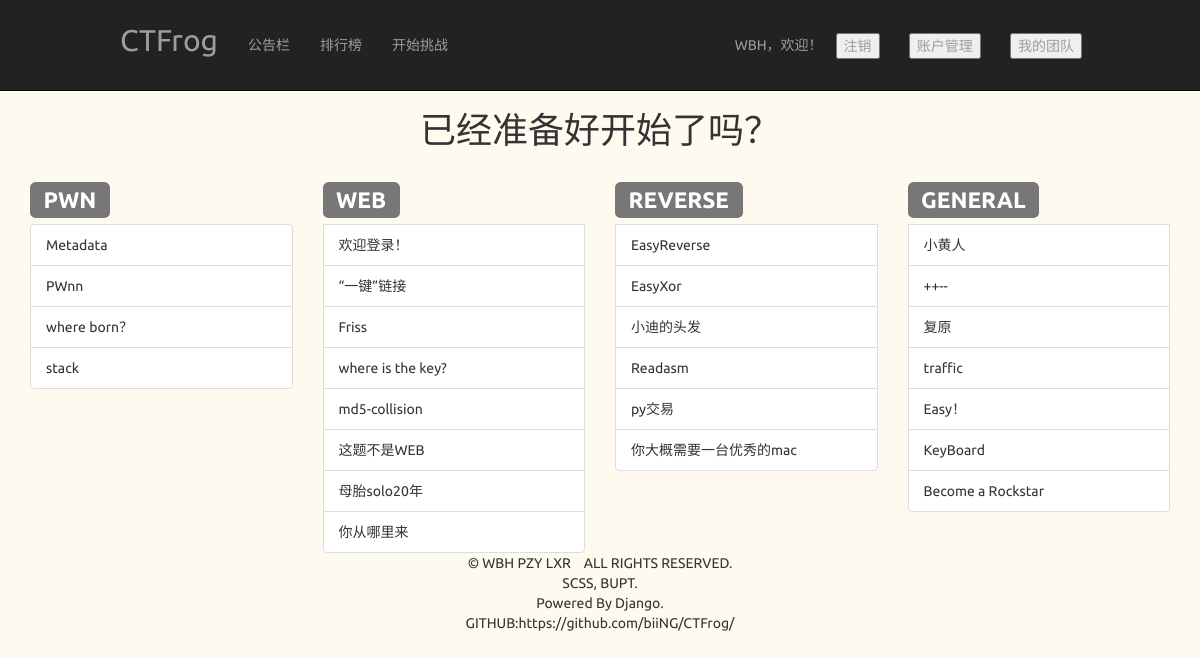
/challenge/ (signed in), run on the app's committed database.
### challenge/models.py (models this page shows, shortened)
class Challenge(models.Model):
    title = models.CharField(max_length=20, unique=True)
    category = models.CharField(max_length=10)
    description = models.TextField(max_length=200, blank=True, default="")
    bonus = models.IntegerField()
    flag = models.CharField(max_length=200)
    file = models.FileField(null=True, upload_to='ChallengeFiles/')
    url = models.URLField(null=True)
    finishMe = models.ManyToManyField(User,through='WhoFinishMe')
    finishedtimes = models.IntegerField(default=0)

### challenge/views.py (the view)
# urls.py: path('', views.ChallengeHome, name='challenge-home'),
def ChallengeHome(request):
    all_challenges = Challenge.objects.all()
    if request.session.get('is_login', None):
        username = request.session['username']
        finished_challenges = Challenge.objects.filter(whofinishme__user__name=username).filter(
            whofinishme__finished=True)
    else:
        finished_challenges = []
    pwn_challenges = []
    web_challenges = []
    re_challenges = []
    gen_challenges = []
    for c in all_challenges:
        if c.category == 'pwn':
            pwn_challenges.append(c)
        elif c.category == 'web':
            web_challenges.append(c)
        elif c.category == 're':
            re_challenges.append(c)
        elif c.category == 'gen':
            gen_challenges.append(c)
    return render(request, 'challengehome.html', {'pwn_challenges': pwn_challenges,
                                                  'web_challenges': web_challenges,
                                                  're_challenges': re_challenges,
                                                  'gen_challenges': gen_challenges,
                                                  'finished': finished_challenges,
                                                  },
                  )

### challenge/templates/challengehome.html (shortened to what this page needs)
{% extends 'navigationbar.html' %}
{% load staticfiles %}
{% block customcss %}
    <link rel="stylesheet" type="text/css" href="{% static 'css/challengehome.css' %}">
{% endblock %}
{% block custombody %}
    <h1>已经准备好开始了吗？</h1>
    <div class="container">
        <div class="row">
            <div id="pwn" class="col-xs-3">
                <h2><span class="label label-default">PWN</span></h2>
                <ul class="list-group">
                    {% if pwn_challenges %}
                        {% for challenge in pwn_challenges %}
                            {% if challenge not in finished %}
                                <li class="challenge-item list-group-item">
                                    <a href="{% url 'challenge-detail' challenge.pk %}">{{ challenge.title }}</a>
                                </li>
                            {% else %}
                                <li class="finished challenge-item list-group-item"><a
                                        href="{% url 'challenge-detail' challenge.pk %}">{{ challenge.title }}</a>
                                </li>
                            {% endif %}
                        {% endfor %}
                    {% else %}
                        <p style="color: #b92c28" class="list-group-item-danger list-group-item">暂无题目！</p>
                    {% endif %}
                </ul>
            </div>
            <div id="web" class="col-xs-3">
                <h2><span class="label label-default">WEB</span></h2>
                {% if web_challenges %}
                    {% for challenge in web_challenges %}
                        {% if challenge not in finished %}
                            <li class="challenge-item list-group-item">
                                <a href="{% url 'challenge-detail' challenge.pk %}">{{ challenge.title }}</a>
                            </li>
                        {% else %}
                            <li class="finished challenge-item list-group-item"><a
                                    href="{% url 'challenge-detail' challenge.pk %}">{{ challenge.title }}</a>
                            </li>
                        {% endif %}
                    {% endfor %}
                {% else %}
                    <p style="color: #b92c28" class="list-group-item-danger list-group-item">暂无题目！</p>
                {% endif %}
            </div>
            <div id="re" class="col-xs-3">
                <h2><span class="label label-default">REVERSE</span></h2>
                {% if re_challenges %}
                    {% for challenge in re_challenges %}
                        {% if challenge not in finished %}
                            <li class="challenge-item list-group-item">
                                <a href="{% url 'challenge-detail' challenge.pk %}">{{ challenge.title }}</a>
                            </li>
                        {% else %}
                            <li class="finished challenge-item list-group-item"><a
                                    href="{% url 'challenge-detail' challenge.pk %}">{{ challenge.title }}</a>
                            </li>
                        {% endif %}
                    {% endfor %}
                {% else %}
                    <p style="color: #b92c28" class="list-group-item-danger list-group-item">暂无题目！</p>
                {% endif %}
            </div>
            <div id="gen" class="col-xs-3">
                <h2><span class="label label-default">GENERAL</span></h2>
                {% if gen_challenges %}
                    {% for challenge in gen_challenges %}
                        {% if challenge not in finished %}
                            <li class="challenge-item list-group-item">
                                <a href="{% url 'challenge-detail' challenge.pk %}">{{ challenge.title }}</a>
                            </li>
                        {% else %}
                            <li class="finished challenge-item list-group-item"><a
                                    href="{% url 'challenge-detail' challenge.pk %}">{{ challenge.title }}</a>
                            </li>
                        {% endif %}
                    {% endfor %}
                {% else %}
                    <p style="color: #b92c28" class="list-group-item-danger list-group-item">暂无题目！</p>
                {% endif %}
            </div>
        </div>
    </div>
{% endblock %}

### static/css/navi-bar.css (style rules this page uses)
body { background: linear-gradient(#fffaf0, #fffaf0); font-family:"Ubuntu","Lucida Sans Unicode", "Lucida Grande", sans-serif; }
a { text-decoration: none; color: inherit; }

### challenge/static/css/challengehome.css (style rules this page uses)
h1 { text-align:center; font-family: "微软雅黑",Arial, Helvetica, sans-serif ; }

### data on the page
Challenge: title "Metadata"
Challenge: title "PWnn"
Challenge: title "where born？"
Challenge: title "stack"
Challenge: title "欢迎登录！"
Challenge: title "“一键”链接"
Challenge: title "Friss"
Challenge: title "where is the key?"
Challenge: title "md5-collision"
Challenge: title "这题不是WEB"
Challenge: title "母胎solo20年"
Challenge: title "你从哪里来"
Challenge: title "EasyReverse"
Challenge: title "EasyXor"
Challenge: title "小迪的头发"
Challenge: title "Readasm"
Challenge: title "py交易"
Challenge: title "你大概需要一台优秀的mac"
Challenge: title "小黄人"
Challenge: title "++--"
Challenge: title "复原"
Challenge: title "traffic"
Challenge: title "Easy！"
Challenge: title "KeyBoard"
Challenge: title "Become a Rockstar"

### other printed values
{{ request.session.username }} "WBH"
